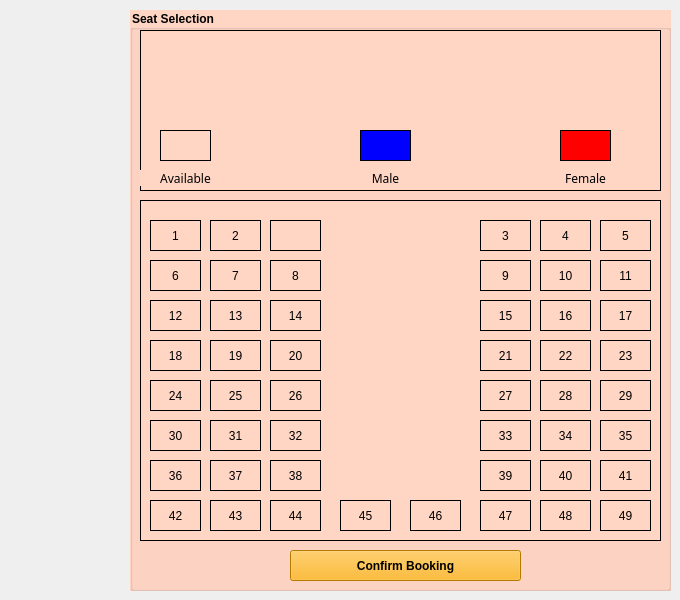
    <widget class="QWidget" name="page_6">
     <widget class="QGroupBox" name="groupBox_5">
      <property name="geometry">
       <rect>
        <x>130</x>
        <y>10</y>
        <width>541</width>
        <height>581</height>
       </rect>
      </property>
      <property name="font">
       <font>
        <bold>true</bold>
       </font>
      </property>
      <property name="styleSheet">
       <string notr="true">background-color: rgb(255, 213, 196);
color: rgb(0, 0, 0);</string>
      </property>
      <property name="title">
       <string>Seat Selection</string>
      </property>
      <property name="alignment">
       <set>Qt::AlignmentFlag::AlignLeading|Qt::AlignmentFlag::AlignLeft|Qt::AlignmentFlag::AlignVCenter</set>
      </property>
      <property name="flat">
       <bool>false</bool>
      </property>
      <widget class="QGroupBox" name="groupBox_6">
       <property name="geometry">
        <rect>
         <x>10</x>
         <y>20</y>
         <width>521</width>
         <height>161</height>
        </rect>
       </property>
       <property name="styleSheet">
        <string notr="true">border: 1px solid black;</string>
       </property>
       <property name="title">
        <string/>
       </property>
       <widget class="QLabel" name="dateLabel_7">
        <property name="geometry">
         <rect>
          <x>100</x>
          <y>10</y>
          <width>321</width>
          <height>31</height>
         </rect>
        </property>
        <property name="font">
         <font>
          <family>Sans Serif Collection</family>
          <bold>false</bold>
         </font>
        </property>
        <property name="styleSheet">
         <string notr="true">border: 0px solid black;</string>
        </property>
        <property name="text">
         <string/>
        </property>
        <property name="alignment">
         <set>Qt::AlignmentFlag::AlignCenter</set>
        </property>
       </widget>
       <widget class="QLabel" name="fromLabel_21">
        <property name="geometry">
         <rect>
          <x>10</x>
          <y>50</y>
          <width>181</width>
          <height>20</height>
         </rect>
        </property>
        <property name="font">
         <font>
          <family>Sans Serif Collection</family>
         </font>
        </property>
        <property name="styleSheet">
         <string notr="true">border: 0px solid black;</string>
        </property>
        <property name="text">
         <string/>
        </property>
        <property name="alignment">
         <set>Qt::AlignmentFlag::AlignCenter</set>
        </property>
       </widget>
       <widget class="QLabel" name="toLabel_21">
        <property name="geometry">
         <rect>
          <x>300</x>
          <y>50</y>
          <width>211</width>
          <height>20</height>
         </rect>
        </property>
        <property name="font">
         <font>
          <family>Sans Serif Collection</family>
         </font>
        </property>
        <property name="styleSheet">
         <string notr="true">border: 0px solid black;</string>
        </property>
        <property name="text">
         <string/>
        </property>
        <property name="alignment">
         <set>Qt::AlignmentFlag::AlignCenter</set>
        </property>
       </widget>
       <widget class="QPushButton" name="pushButton">
        <property name="geometry">
         <rect>
          <x>20</x>
          <y>100</y>
          <width>51</width>
          <height>31</height>
         </rect>
        </property>
        <property name="text">
         <string/>
        </property>
       </widget>
       <widget class="QPushButton" name="pushButton_3">
        <property name="geometry">
         <rect>
          <x>220</x>
          <y>100</y>
          <width>51</width>
          <height>31</height>
         </rect>
        </property>
        <property name="styleSheet">
         <string notr="true">
background-color: rgb(0, 0, 255);</string>
        </property>
        <property name="text">
         <string/>
        </property>
       </widget>
       <widget class="QPushButton" name="pushButton_4">
        <property name="geometry">
         <rect>
          <x>420</x>
          <y>100</y>
          <width>51</width>
          <height>31</height>
         </rect>
        </property>
        <property name="styleSheet">
         <string notr="true">background-color: rgb(255, 0, 0);</string>
        </property>
        <property name="text">
         <string/>
        </property>
       </widget>
       <widget class="QLabel" name="label_20">
        <property name="geometry">
         <rect>
          <x>0</x>
          <y>140</y>
          <width>91</width>
          <height>16</height>
         </rect>
        </property>
        <property name="font">
         <font>
          <family>Sans Serif Collection</family>
         </font>
        </property>
        <property name="styleSheet">
         <string notr="true">border: 0px solid black;</string>
        </property>
        <property name="text">
         <string>Available</string>
        </property>
        <property name="alignment">
         <set>Qt::AlignmentFlag::AlignCenter</set>
        </property>
       </widget>
       <widget class="QLabel" name="label_22">
        <property name="geometry">
         <rect>
          <x>200</x>
          <y>140</y>
          <width>91</width>
          <height>16</height>
         </rect>
        </property>
        <property name="font">
         <font>
          <family>Sans Serif Collection</family>
         </font>
        </property>
        <property name="styleSheet">
         <string notr="true">border: 0px solid black;</string>
        </property>
        <property name="text">
         <string>Male</string>
        </property>
        <property name="alignment">
         <set>Qt::AlignmentFlag::AlignCenter</set>
        </property>
       </widget>
       <widget class="QLabel" name="label_23">
        <property name="geometry">
         <rect>
          <x>400</x>
          <y>140</y>
          <width>91</width>
          <height>16</height>
         </rect>
        </property>
        <property name="font">
         <font>
          <family>Sans Serif Collection</family>
         </font>
        </property>
        <property name="styleSheet">
         <string notr="true">border: 0px solid black;</string>
        </property>
        <property name="text">
         <string>Female</string>
        </property>
        <property name="alignment">
         <set>Qt::AlignmentFlag::AlignCenter</set>
        </property>
       </widget>
       <widget class="Line" name="line_11">
        <property name="geometry">
         <rect>
          <x>200</x>
          <y>50</y>
          <width>91</width>
          <height>21</height>
         </rect>
        </property>
        <property name="styleSheet">
         <string notr="true">border: 0px solid black;</string>
        </property>
        <property name="orientation">
         <enum>Qt::Orientation::Horizontal</enum>
        </property>
       </widget>
      </widget>
      <widget class="QGroupBox" name="seatLayout">
       <property name="geometry">
        <rect>
         <x>10</x>
         <y>190</y>
         <width>521</width>
         <height>341</height>
        </rect>
       </property>
       <property name="styleSheet">
        <string notr="true">border: 1px solid black;</string>
       </property>
       <property name="title">
        <string/>
       </property>
       <widget class="QPushButton" name="btnSeat1">
        <property name="geometry">
         <rect>
          <x>10</x>
          <y>20</y>
          <width>51</width>
          <height>31</height>
         </rect>
        </property>
        <property name="text">
         <string>1</string>
        </property>
       </widget>
       <widget class="QPushButton" name="btnSeat12">
        <property name="geometry">
         <rect>
          <x>10</x>
          <y>100</y>
          <width>51</width>
          <height>31</height>
         </rect>
        </property>
        <property name="text">
         <string>12</string>
        </property>
       </widget>
       <widget class="QPushButton" name="btnSeat6">
        <property name="geometry">
         <rect>
          <x>10</x>
          <y>60</y>
          <width>51</width>
          <height>31</height>
         </rect>
        </property>
        <property name="text">
         <string>6</string>
        </property>
       </widget>
       <widget class="QPushButton" name="btnSeat18">
        <property name="geometry">
         <rect>
          <x>10</x>
          <y>140</y>
          <width>51</width>
          <height>31</height>
         </rect>
        </property>
        <property name="text">
         <string>18</string>
        </property>
       </widget>
       <widget class="QPushButton" name="btnSeat24">
        <property name="geometry">
         <rect>
          <x>10</x>
          <y>180</y>
          <width>51</width>
          <height>31</height>
         </rect>
        </property>
        <property name="text">
         <string>24</string>
        </property>
       </widget>
       <widget class="QPushButton" name="btnSeat30">
        <property name="geometry">
         <rect>
          <x>10</x>
          <y>220</y>
          <width>51</width>
          <height>31</height>
         </rect>
        </property>
        <property name="text">
         <string>30</string>
        </property>
       </widget>
       <widget class="QPushButton" name="btnSeat36">
        <property name="geometry">
         <rect>
          <x>10</x>
          <y>260</y>
          <width>51</width>
          <height>31</height>
         </rect>
        </property>
        <property name="text">
         <string>36</string>
        </property>
       </widget>
       <widget class="QPushButton" name="btnSeat42">
        <property name="geometry">
         <rect>
          <x>10</x>
          <y>300</y>
          <width>51</width>
          <height>31</height>
         </rect>
        </property>
        <property name="text">
         <string>42</string>
        </property>
       </widget>
       <widget class="QPushButton" name="btnSeat7">
        <property name="geometry">
         <rect>
          <x>70</x>
          <y>60</y>
          <width>51</width>
          <height>31</height>
         </rect>
        </property>
        <property name="text">
         <string>7</string>
        </property>
       </widget>
       <widget class="QPushButton" name="btnSeat13">
        <property name="geometry">
         <rect>
          <x>70</x>
          <y>100</y>
          <width>51</width>
          <height>31</height>
         </rect>
        </property>
        <property name="text">
         <string>13</string>
        </property>
       </widget>
       <widget class="QPushButton" name="btnSeat2">
        <property name="geometry">
         <rect>
          <x>70</x>
          <y>20</y>
          <width>51</width>
          <height>31</height>
         </rect>
        </property>
        <property name="text">
         <string>2</string>
        </property>
       </widget>
       <widget class="QPushButton" name="btnSeat19">
        <property name="geometry">
         <rect>
          <x>70</x>
          <y>140</y>
          <width>51</width>
          <height>31</height>
         </rect>
        </property>
        <property name="text">
         <string>19</string>
        </property>
       </widget>
       <widget class="QPushButton" name="btnSeat25">
        <property name="geometry">
         <rect>
          <x>70</x>
          <y>180</y>
          <width>51</width>
          <height>31</height>
         </rect>
        </property>
        <property name="text">
         <string>25</string>
        </property>
       </widget>
       <widget class="QPushButton" name="btnSeat31">
        <property name="geometry">
         <rect>
          <x>70</x>
          <y>220</y>
          <width>51</width>
          <height>31</height>
         </rect>
        </property>
        <property name="text">
         <string>31</string>
        </property>
       </widget>
       <widget class="QPushButton" name="btnSeat37">
        <property name="geometry">
         <rect>
          <x>70</x>
          <y>260</y>
          <width>51</width>
          <height>31</height>
         </rect>
        </property>
        <property name="text">
         <string>37</string>
        </property>
       </widget>
       <widget class="QPushButton" name="btnSeat43">
        <property name="geometry">
         <rect>
          <x>70</x>
          <y>300</y>
          <width>51</width>
          <height>31</height>
         </rect>
        </property>
        <property name="text">
         <string>43</string>
        </property>
       </widget>
       <widget class="QPushButton" name="btnSeat5">
        <property name="geometry">
         <rect>
          <x>460</x>
          <y>20</y>
          <width>51</width>
          <height>31</height>
         </rect>
        </property>
        <property name="text">
         <string>5</string>
        </property>
       </widget>
       <widget class="QPushButton" name="btnSeat11">
        <property name="geometry">
         <rect>
          <x>460</x>
          <y>60</y>
          <width>51</width>
          <height>31</height>
         </rect>
        </property>
        <property name="text">
         <string>11</string>
        </property>
       </widget>
       <widget class="QPushButton" name="btnSeat17">
        <property name="geometry">
         <rect>
          <x>460</x>
          <y>100</y>
          <width>51</width>
          <height>31</height>
         </rect>
        </property>
        <property name="text">
         <string>17</string>
        </property>
       </widget>
       <widget class="QPushButton" name="btnSeat4">
        <property name="geometry">
         <rect>
          <x>400</x>
          <y>20</y>
          <width>51</width>
          <height>31</height>
         </rect>
        </property>
        <property name="text">
         <string>4</string>
        </property>
       </widget>
       <widget class="QPushButton" name="btnSeat10">
        <property name="geometry">
         <rect>
          <x>400</x>
          <y>60</y>
          <width>51</width>
          <height>31</height>
         </rect>
        </property>
        <property name="text">
         <string>10</string>
        </property>
       </widget>
       <widget class="QPushButton" name="btnSeat16">
        <property name="geometry">
         <rect>
          <x>400</x>
          <y>100</y>
          <width>51</width>
          <height>31</height>
         </rect>
        </property>
        <property name="text">
         <string>16</string>
        </property>
       </widget>
       <widget class="QPushButton" name="btnSeat22">
        <property name="geometry">
         <rect>
          <x>400</x>
          <y>140</y>
          <width>51</width>
          <height>31</height>
         </rect>
        </property>
        <property name="text">
         <string>22</string>
        </property>
       </widget>
       <widget class="QPushButton" name="btnSeat23">
        <property name="geometry">
         <rect>
          <x>460</x>
          <y>140</y>
          <width>51</width>
          <height>31</height>
         </rect>
        </property>
        <property name="text">
         <string>23</string>
        </property>
       </widget>
       <widget class="QPushButton" name="btnSeat28">
        <property name="geometry">
         <rect>
          <x>400</x>
          <y>180</y>
          <width>51</width>
          <height>31</height>
         </rect>
        </property>
        <property name="text">
         <string>28</string>
        </property>
       </widget>
       <widget class="QPushButton" name="btnSeat45">
        <property name="geometry">
         <rect>
          <x>200</x>
          <y>300</y>
          <width>51</width>
          <height>31</height>
         </rect>
        </property>
        <property name="text">
         <string>45</string>
        </property>
       </widget>
       <widget class="QPushButton" name="btnSeat44">
        <property name="geometry">
         <rect>
          <x>130</x>
          <y>300</y>
          <width>51</width>
          <height>31</height>
         </rect>
        </property>
        <property name="text">
         <string>44</string>
        </property>
       </widget>
       <widget class="QPushButton" name="btnSeat49">
        <property name="geometry">
         <rect>
          <x>460</x>
          <y>300</y>
          <width>51</width>
          <height>31</height>
         </rect>
        </property>
        <property name="text">
         <string>49</string>
        </property>
       </widget>
       <widget class="QPushButton" name="btnSeat48">
        <property name="geometry">
         <rect>
          <x>400</x>
          <y>300</y>
          <width>51</width>
          <height>31</height>
         </rect>
        </property>
        <property name="text">
         <string>48</string>
        </property>
       </widget>
       <widget class="QPushButton" name="btnSeat41">
        <property name="geometry">
         <rect>
          <x>460</x>
          <y>260</y>
          <width>51</width>
          <height>31</height>
         </rect>
        </property>
        <property name="text">
         <string>41</string>
        </property>
       </widget>
       <widget class="QPushButton" name="btnSeat40">
        <property name="geometry">
         <rect>
          <x>400</x>
          <y>260</y>
          <width>51</width>
          <height>31</height>
         </rect>
        </property>
        <property name="text">
         <string>40</string>
        </property>
       </widget>
       <widget class="QPushButton" name="btnSeat35">
        <property name="geometry">
         <rect>
          <x>460</x>
          <y>220</y>
          <width>51</width>
          <height>31</height>
         </rect>
        </property>
        <property name="text">
         <string>35</string>
        </property>
       </widget>
       <widget class="QPushButton" name="btnSeat34">
        <property name="geometry">
         <rect>
          <x>400</x>
          <y>220</y>
          <width>51</width>
          <height>31</height>
         </rect>
        </property>
        <property name="text">
         <string>34</string>
        </property>
       </widget>
       <widget class="QPushButton" name="btnSeat29">
        <property name="geometry">
         <rect>
          <x>460</x>
          <y>180</y>
          <width>51</width>
          <height>31</height>
         </rect>
        </property>
        <property name="text">
         <string>29</string>
        </property>
       </widget>
       <widget class="QPushButton" name="btnSeat33">
        <property name="geometry">
         <rect>
          <x>340</x>
          <y>220</y>
          <width>51</width>
          <height>31</height>
         </rect>
        </property>
        <property name="text">
         <string>33</string>
        </property>
       </widget>
       <widget class="QPushButton" name="btnSeat38">
        <property name="geometry">
         <rect>
          <x>130</x>
          <y>260</y>
          <width>51</width>
          <height>31</height>
         </rect>
        </property>
        <property name="text">
         <string>38</string>
        </property>
       </widget>
       <widget class="QPushButton" name="btnSeat39">
        <property name="geometry">
         <rect>
          <x>340</x>
          <y>260</y>
          <width>51</width>
          <height>31</height>
         </rect>
        </property>
        <property name="text">
         <string>39</string>
        </property>
       </widget>
       <widget class="QPushButton" name="btnSeat47">
        <property name="geometry">
         <rect>
          <x>340</x>
          <y>300</y>
          <width>51</width>
          <height>31</height>
         </rect>
        </property>
        <property name="text">
         <string>47</string>
        </property>
       </widget>
       <widget class="QPushButton" name="btnSeat46">
        <property name="geometry">
         <rect>
          <x>270</x>
          <y>300</y>
          <width>51</width>
          <height>31</height>
         </rect>
        </property>
        <property name="text">
         <string>46</string>
        </property>
       </widget>
       <widget class="QPushButton" name="btnSeat32">
        <property name="geometry">
         <rect>
          <x>130</x>
          <y>220</y>
          <width>51</width>
          <height>31</height>
         </rect>
        </property>
        <property name="text">
         <string>32</string>
        </property>
       </widget>
       <widget class="QPushButton" name="btnSeat14">
        <property name="geometry">
         <rect>
          <x>130</x>
          <y>100</y>
          <width>51</width>
          <height>31</height>
         </rect>
        </property>
        <property name="text">
         <string>14</string>
        </property>
       </widget>
       <widget class="QPushButton" name="btnSeat21">
        <property name="geometry">
         <rect>
          <x>340</x>
          <y>140</y>
          <width>51</width>
          <height>31</height>
         </rect>
        </property>
        <property name="text">
         <string>21</string>
        </property>
       </widget>
       <widget class="QPushButton" name="btnSeat20">
        <property name="geometry">
         <rect>
          <x>130</x>
          <y>140</y>
          <width>51</width>
          <height>31</height>
         </rect>
        </property>
        <property name="text">
         <string>20</string>
        </property>
       </widget>
       <widget class="QPushButton" name="btnSeat27">
        <property name="geometry">
         <rect>
          <x>340</x>
          <y>180</y>
          <width>51</width>
          <height>31</height>
         </rect>
        </property>
        <property name="text">
         <string>27</string>
        </property>
       </widget>
       <widget class="QPushButton" name="btnSeat26">
        <property name="geometry">
         <rect>
          <x>130</x>
          <y>180</y>
          <width>51</width>
          <height>31</height>
         </rect>
        </property>
        <property name="text">
         <string>26</string>
        </property>
       </widget>
       <widget class="QPushButton" name="btnSeat8">
        <property name="geometry">
         <rect>
          <x>130</x>
          <y>60</y>
          <width>51</width>
          <height>31</height>
         </rect>
        </property>
        <property name="text">
         <string>8</string>
        </property>
       </widget>
       <widget class="QPushButton" name="btnSeat15">
        <property name="geometry">
         <rect>
          <x>340</x>
          <y>100</y>
          <width>51</width>
          <height>31</height>
         </rect>
        </property>
        <property name="text">
         <string>15</string>
        </property>
       </widget>
       <widget class="QPushButton" name="btnSeat3">
        <property name="geometry">
         <rect>
          <x>340</x>
          <y>20</y>
          <width>51</width>
          <height>31</height>
         </rect>
        </property>
        <property name="text">
         <string>3</string>
        </property>
       </widget>
       <widget class="QPushButton" name="btnSeat9">
        <property name="geometry">
         <rect>
          <x>340</x>
          <y>60</y>
          <width>51</width>
          <height>31</height>
         </rect>
        </property>
        <property name="text">
         <string>9</string>
        </property>
       </widget>
       <widget class="QPushButton" name="pushButton_54">
        <property name="geometry">
         <rect>
          <x>130</x>
          <y>20</y>
          <width>51</width>
          <height>31</height>
         </rect>
        </property>
        <property name="text">
         <string/>
        </property>
       </widget>
      </widget>
      <widget class="QPushButton" name="btnConfirmBooking">
       <property name="geometry">
        <rect>
         <x>160</x>
         <y>540</y>
         <width>231</width>
         <height>31</height>
        </rect>
       </property>
       <property name="font">
        <font>
         <bold>true</bold>
        </font>
       </property>
       <property name="styleSheet">
        <string notr="true">color: rgb(0, 0, 0);
background-color: rgb(255, 170, 0);</string>
       </property>
       <property name="text">
        <string>Confirm Booking</string>
       </property>
      </widget>
     </widget>
    </widget>
